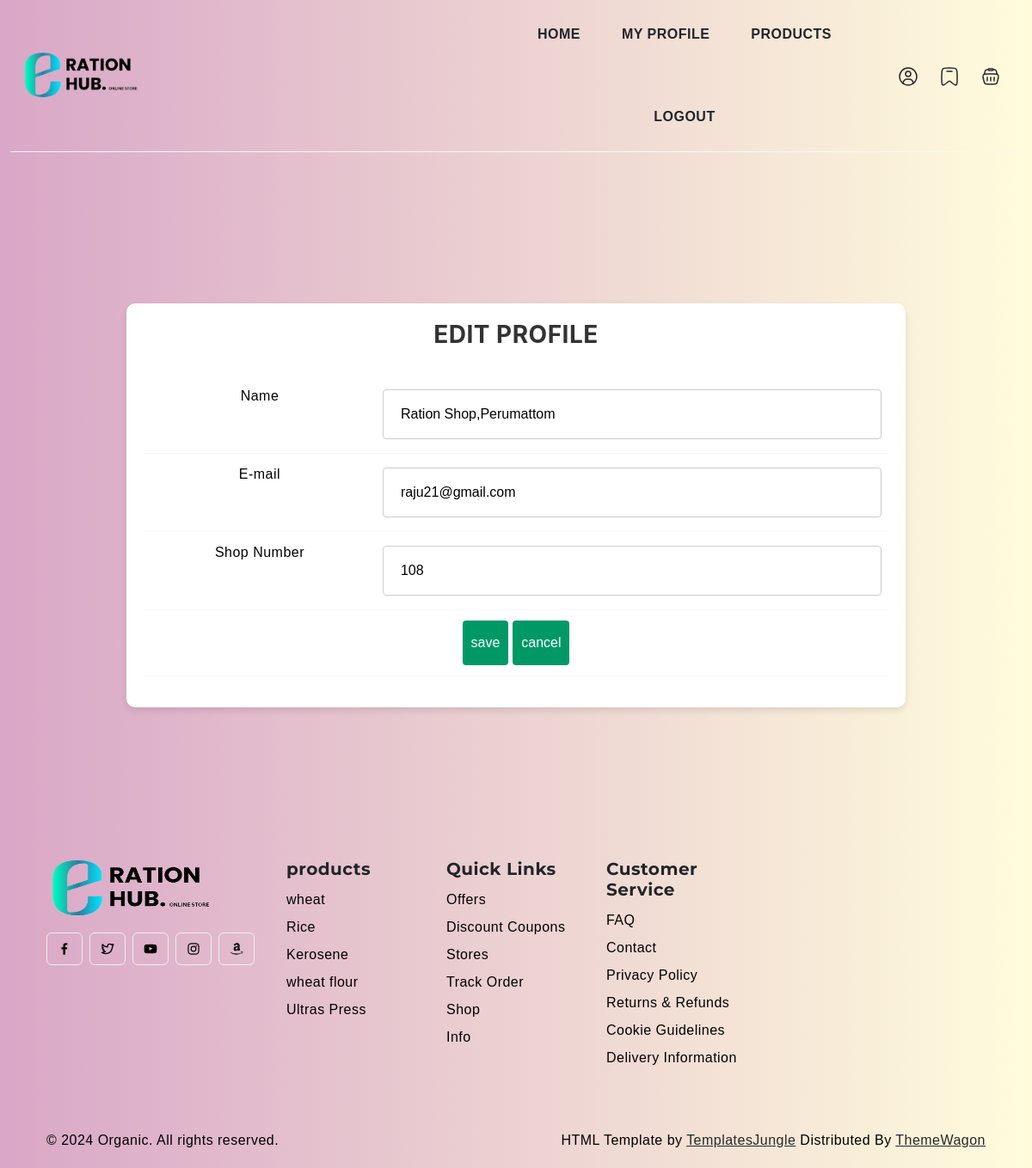
The app's page /Project/Shop/Editprofile.php (signed in) with its own data.
### tables this page shows
CREATE TABLE `tbl_rationshop` (
  `rationshop_id` int(11) NOT NULL,
  `rationshop_name` varchar(70) NOT NULL,
  `rationshop_licensee` varchar(60) NOT NULL,
  `rationshop_email` varchar(90) NOT NULL,
  `rationshop_password` varchar(60) NOT NULL,
  `place_id` int(11) NOT NULL,
  `rationshop_number` int(11) NOT NULL
);

### Project/Shop/Editprofile.php (the view, shortened to what this page needs)
<?php
include("../Assets/Connection/Connection.php");
include("Head.php");
	$selQry = "select * from tbl_rationshop where rationshop_id=".$_SESSION["sid"];
	$result = $Con ->query($selQry);
	$data = $result ->fetch_assoc();
		?>
<!DOCTYPE html PUBLIC "-//W3C//DTD XHTML 1.0 Transitional//EN" "http://www.w3.org/TR/xhtml1/DTD/xhtml1-transitional.dtd">
<html xmlns="http://www.w3.org/1999/xhtml">
<head>
</head>
<body>
<div class="container mt-5">
    <div class="row justify-content-center">
        <div class="col-md-10">
            <div class="table-wrapper">
              <form id="form1" name="form1" method="post" action="">
              <h3 align="center">Edit Profile</h3>
                <table class="table table-hover">
                  <tr>
                    <td>Name</td>
                    <td>
                    <input required type="text" name="txt_name" title="Name Allows Only Alphabets,Spaces and First Letter Must Be Capital Letter" pattern="^[A-Z]+[a-zA-Z ]*$" value="<?php echo $data["rationshop_name"] ?>" />
                    </td>
                  </tr>
                  <tr>
                    <td>E-mail</td>
                    <td>
                     <input type="email" required name="txt_email" value="<?php echo $data["rationshop_email"] ?>"/>
                    </td>
                  </tr>
                  <tr>
                    <td>Shop Number</td>
                    <td>
                      <input type="text" name="txt_num" value="<?php echo $data["rationshop_number"] ?>" required/>
                    </td>
                  </tr>
                  <tr>
                    <td colspan="2" align="center">
                      <input type="submit" name="btn_save" value="save" />
                      <input type="submit" name="btn_cancel" value="cancel" />
                    </td>
                  </tr>
                </table>
              </form>
            </div>
          </div>
        </div>
      </div>
</body>
</html>
<?php
include("Foot.php");
?>

### Project/Assets/Templates/User/style.css (style rules this page uses)
body { --heading-font : "Inter", sans-serif; --bs-link-color: #ffd500; --bs-link-hover-color:#333; --bs-link-color-rgb: 40,40,40; --bs-link-hover-color-rgb: 0,0,0; --bs-light-rgb: 248, 248, 248; --bs-font-sans-serif: "Inter", sans-serif; --bs-body-font-family: var(--bs-font-sans-serif); --bs-body-font-size: 1rem; --bs-body-font-weight: 400; --bs-body-line-height: 2; --bs-body-color: #000000; --bs-primary: #10a08d; --bs-primary-rgb: 107, 178, 82; --bs-secondary: #ffffff; --bs-secondary-rgb: 54, 65, 39; --bs-danger: #f94509; --bs-danger-rgb: 249, 95, 9; --bs-success: #a3be4c; --bs-success-rgb: 163, 190, 76; --bs-primary-bg-subtle: #FFF9EB; --bs-success-bg-subtle: #eef5e5; --bs-border-color: #F7F7F7; }
body { letter-spacing: 0.03em; }
h1,h2,h3,h4,h5,h6 { font-family: var(--heading-font); color: var(--bs-dark); font-weight: 700; }
.container, .container-fluid, .container-lg, .container-md, .container-sm, .container-xl, .container-xxl { --bs-gutter-x: 3rem; }

### Project/Assets/Templates/form.css (style rules this page uses)
input[type=text],[type=password],[type=email],[type=date], select { width: 100%; padding: 12px 20px; margin: 8px 0; display: inline-block; border: 1px solid #ccc; border-radius: 4px; box-sizing: border-box; }
input[type=submit] { background-color: #096; color: white; padding: 10px; margin: 4px 0; border: none; border-radius: 4px; cursor: pointer; }
body { background: linear-gradient(to right, #d9a7c7, #fffcdc); font-family: 'Arial', sans-serif; }

### Project/Shop/Editprofile.php (style rules this page uses)
.table-wrapper { background-color: #fff; padding: 20px; border-radius: 10px; box-shadow: 0 4px 8px rgba(0, 0, 0, 0.1); }
h3 { color: #333; font-weight: bold; text-transform: uppercase; margin-bottom: 30px; text-align: center; }
.table tbody td { text-align: center; }

### records on screen
tbl_rationshop: txt_name "Ration Shop,Perumattom", txt_email "raju21@gmail.com", txt_num "108"
